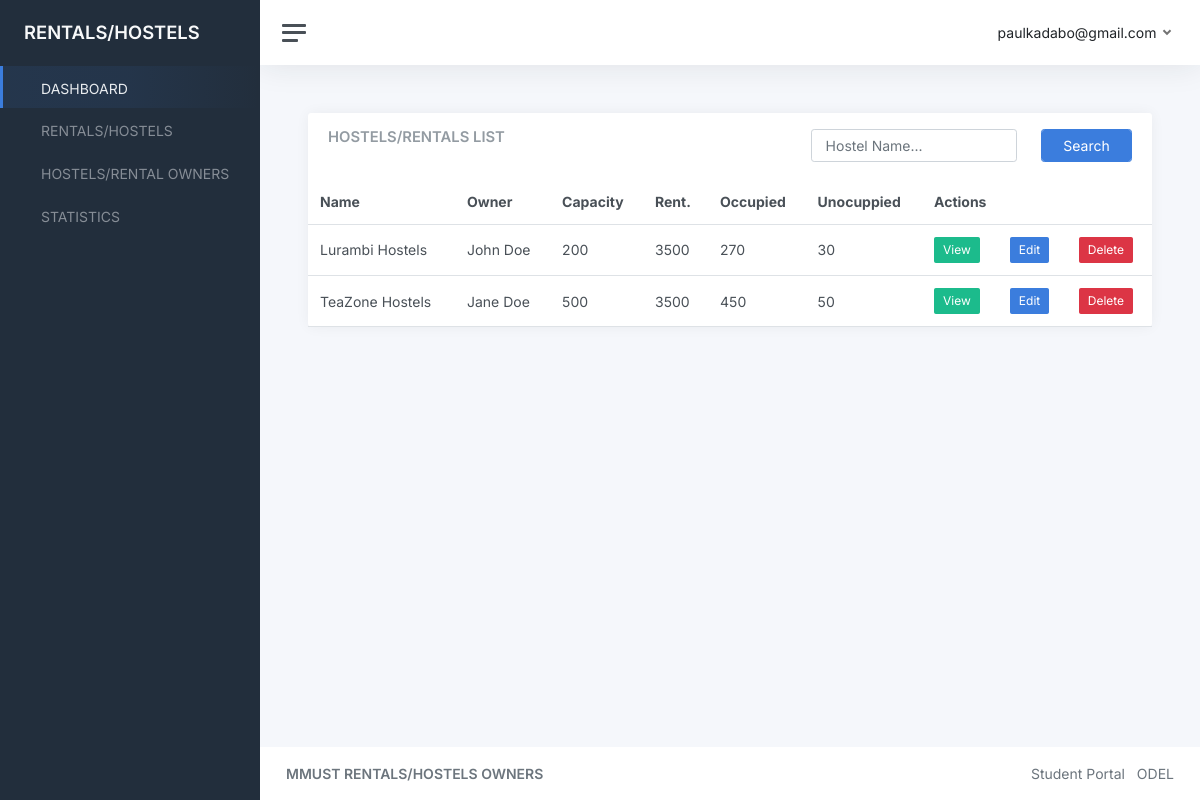
Page /hostels/ (signed in) on the earlier database version.
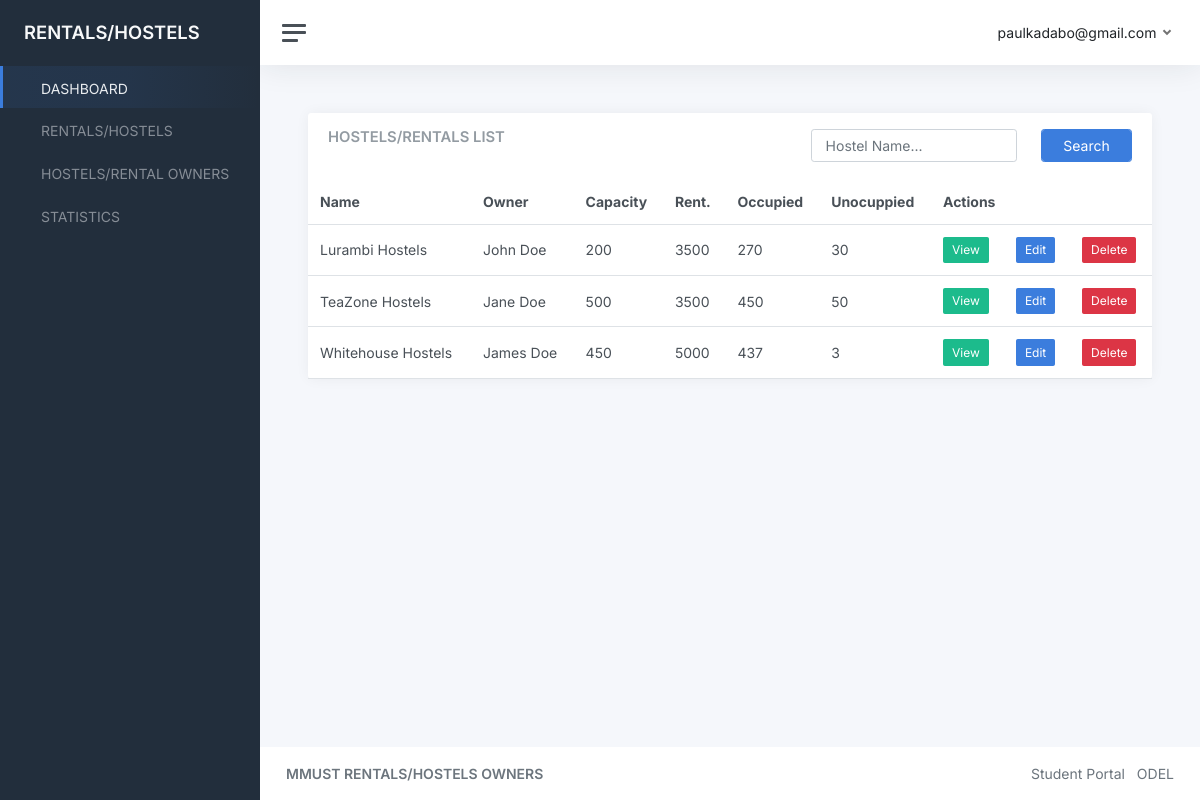
Same page on the later database version.
### rentals/models.py (models this page shows, shortened)
class Rental(models.Model):
    owner = models.ForeignKey(Owner, on_delete=models.CASCADE)
    name = models.CharField(max_length=200)
    capacity = models.IntegerField()
    unit_rent = models.IntegerField()
    occupied = models.IntegerField()
    vacant = models.IntegerField()
    date_created = models.DateTimeField(auto_now_add=True)

class Owner(models.Model):
    name = models.CharField(max_length=200)
    email = models.EmailField(max_length=200)
    phone_number = models.CharField(max_length=200)
    date_created = models.DateTimeField(auto_now_add=True)
    date_updated = models.DateTimeField(auto_now=True)
    def __str__(self):
        return self.name

### rentals/views.py (the view)
# urls.py: path("hostels/", views.hostels, name="hostels"),
@login_required(login_url="/accounts/login")
def hostels(request):
    if request.method == "POST":
        search = request.POST.get('search')
        hostels = Rental.objects.filter(Q(name__icontains=search))
    else:
        hostels = Rental.objects.all()
    context = {
        "hostels": hostels
    }
    return render(request, 'rentals/hostels.html', context)

### rentals/templates/rentals/hostels.html (shortened to what this page needs)
{% extends "base.html" %}
{% block content %}
<main class="content">
    <div class="container-fluid p-0">
        <div class="row">
            <div class="col-12 col-lg-12 col-xxl-12 d-flex">
                <div class="card flex-fill">
                    <div class="card-header">
                        <div class="row">
                            <div class="col-7">
                                <h5 class="card-title mb-0">HOSTELS/RENTALS LIST</h5>
                            </div>
                            <div class="col-5">
                                <form method="POST">
                                    <div class="row">
                                        <div class="col-8">
                                            <input type="text" class="form-control" name="search" id="search" placeholder="Hostel Name..." />
                                        </div>
                                        <div class="col-4">
                                            <div class="form-group">
                                                <input type="submit" class="form-control btn btn-primary"
                                                    value="Search">
                                            </div>
                                        </div>
                                    </div>
                                </form>
                            </div>
                        </div>
                    </div>
                    <table class="table table-hover my-0">
                        <thead>
                            <tr>
                                <th>Name</th>
                                <th>Owner</th>
                                <th>Capacity</th>
                                <th>Rent.</th>
                                <th>Occupied</th>
                                <th>Unocuppied</th>
                                <th colspan="3">Actions</th>
                            </tr>
                        </thead>
                        <tbody>
                            {% for hostel in hostels %}
                                <tr>
                                    <td>{{hostel.name}}</td>
                                    <td>{{hostel.owner}}</td>
                                    <td>{{hostel.capacity}}</td>
                                    <td>{{hostel.unit_rent}}</td>
                                    <td>{{hostel.occupied}}</td>
                                    <td>{{hostel.vacant}}</td>
                                    <td>
                                        <a href="{% url 'hostel-details' hostel.pk %}" class="btn btn-sm btn-success">View</a>
                                    </td>
                                    <td>
                                        <a href="#" class="btn btn-sm btn-primary">Edit</a>
                                    </td>
                                    <td>
                                        <a href="#" class="btn btn-sm btn-danger">Delete</a>
                                    </td>
                                </tr>
                            {% endfor %}
                        </tbody>
                    </table>
                </div>
            </div>
        </div>
    </div>
</main>
{% endblock content %}

Differences in the rows shown:
added Rental: name "Whitehouse Hostels", owner "James Doe", capacity "450", unit_rent "5000", occupied "437", vacant "3"
